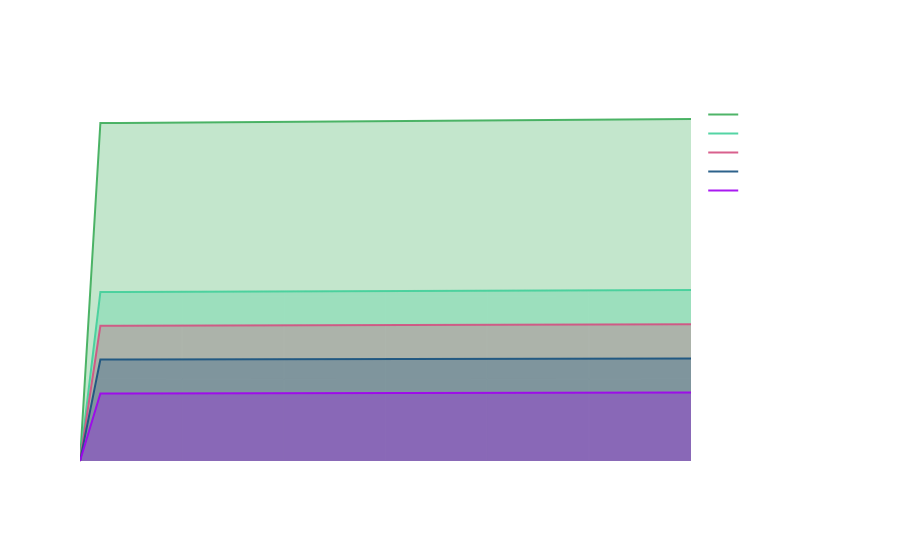

Source (notebook cell):
### Code cell
import plotly.graph_objects as go
import numpy as np

days_values_pairs = [(a, b) for a, b in results]

# Sort the pairs based on the area
sorted_pairs = sorted(days_values_pairs, key=lambda pair: np.trapz(pair[1], pair[0]))[::-1]

# Create a Plotly figure
fig = go.Figure()

for days, values in sorted_pairs:
    # Approximate area under the curve using the trapezoidal rule
    area = np.trapz(values, days)

    # Choose a line color
    red_value = np.random.randint(0, 256)
    green_value = np.random.randint(0, 256)
    blue_value = np.random.randint(0, 256)
    transparency = '0.5'
    line_color = f'rgba({red_value}, {green_value}, {blue_value}, {transparency})'

    # Add a filled area under the curve trace
    fig.add_trace(go.Scatter(
        x=days + days[::-1],  # Create a closed loop for the filled area
        y=values + [0] * len(values),  # Include zero values to create the closed loop
        fill='toself',  # Fill the area to itself
        fillcolor=f'rgba({red_value}, {green_value}, {blue_value}, {0.3})',  # Set fill color to match the line color
        mode='none',
        showlegend=False  # Do not show legend for the filled area
    ))

    # Add a line trace
    fig.add_trace(go.Scatter(
        x=days,
        y=values,
        mode='lines',
        name=f'Time Series - Area: {area:.2f}',
        line=dict(color=f'rgba({red_value}, {green_value}, {blue_value}, {0.9})')  # Set line color
    ))

fig.update_layout(
    title='Multiple Time Series Plots with Shaded Area Below and Line Above',
    xaxis_title='Day',
    yaxis_title='Value',
    paper_bgcolor='rgba(0,0,0,0)',  # Set background color to black with no opacity
    plot_bgcolor='rgba(0,0,0,0)',  # Set plot area color to black with no opacity
    font=dict(color='white'),  # Set font color to white
)

# Show the plot
fig.show()

### Figure 1 — Plotly figure (JSON) as saved in the notebook; plotly's stock layout.template omitted (floating-point values rounded to 4 significant figures)
{"data": [{"fill": "toself", "fillcolor": "rgba(59, 172, 88, 0.3)", "mode": "none", "showlegend": false, "type": "scatter", "x": [0, 1, 2, 3, 4, 5, 6, 7, 8, 9, 10, 11, 12, 13, 14, 15, 16, 17, 18, 19, 20, 21, 22, 23, 24, 25, 26, 27, 28, 29, 30, 30, 29, 28, 27, 26, 25, 24, 23, 22, 21, 20, 19, 18, 17, 16, 15, 14, 13, 12, 11, 10, 9, 8, 7, 6, 5, 4, 3, 2, 1, 0], "y": [0, 2.055, 2.056, 2.056, 2.057, 2.058, 2.059, 2.06, 2.061, 2.062, 2.062, 2.063, 2.064, 2.065, 2.066, 2.067, 2.067, 2.068, 2.069, 2.07, 2.071, 2.072, 2.073, 2.073, 2.074, 2.075, 2.076, 2.077, 2.078, 2.079, 2.079, 0, 0, 0, 0, 0, 0, 0, 0, 0, 0, 0, 0, 0, 0, 0, 0, 0, 0, 0, 0, 0, 0, 0, 0, 0, 0, 0, 0, 0, 0, 0]}, {"line": {"color": "rgba(59, 172, 88, 0.9)"}, "mode": "lines", "name": "Time Series - Area: 60.97", "type": "scatter", "x": [0, 1, 2, 3, 4, 5, 6, 7, 8, 9, 10, 11, 12, 13, 14, 15, 16, 17, 18, 19, 20, 21, 22, 23, 24, 25, 26, 27, 28, 29, 30], "y": [0, 2.055, 2.056, 2.056, 2.057, 2.058, 2.059, 2.06, 2.061, 2.062, 2.062, 2.063, 2.064, 2.065, 2.066, 2.067, 2.067, 2.068, 2.069, 2.07, 2.071, 2.072, 2.073, 2.073, 2.074, 2.075, 2.076, 2.077, 2.078, 2.079, 2.079]}, {"fill": "toself", "fillcolor": "rgba(66, 208, 155, 0.3)", "mode": "none", "showlegend": false, "type": "scatter", "x": [0, 1, 2, 3, 4, 5, 6, 7, 8, 9, 10, 11, 12, 13, 14, 15, 16, 17, 18, 19, 20, 21, 22, 23, 24, 25, 26, 27, 28, 29, 30, 30, 29, 28, 27, 26, 25, 24, 23, 22, 21, 20, 19, 18, 17, 16, 15, 14, 13, 12, 11, 10, 9, 8, 7, 6, 5, 4, 3, 2, 1, 0], "y": [0, 1.027, 1.028, 1.028, 1.029, 1.029, 1.03, 1.03, 1.03, 1.031, 1.031, 1.032, 1.032, 1.032, 1.033, 1.033, 1.034, 1.034, 1.035, 1.035, 1.035, 1.036, 1.036, 1.037, 1.037, 1.038, 1.038, 1.038, 1.039, 1.039, 1.04, 0, 0, 0, 0, 0, 0, 0, 0, 0, 0, 0, 0, 0, 0, 0, 0, 0, 0, 0, 0, 0, 0, 0, 0, 0, 0, 0, 0, 0, 0, 0]}, {"line": {"color": "rgba(66, 208, 155, 0.9)"}, "mode": "lines", "name": "Time Series - Area: 30.49", "type": "scatter", "x": [0, 1, 2, 3, 4, 5, 6, 7, 8, 9, 10, 11, 12, 13, 14, 15, 16, 17, 18, 19, 20, 21, 22, 23, 24, 25, 26, 27, 28, 29, 30], "y": [0, 1.027, 1.028, 1.028, 1.029, 1.029, 1.03, 1.03, 1.03, 1.031, 1.031, 1.032, 1.032, 1.032, 1.033, 1.033, 1.034, 1.034, 1.035, 1.035, 1.035, 1.036, 1.036, 1.037, 1.037, 1.038, 1.038, 1.038, 1.039, 1.039, 1.04]}, {"fill": "toself", "fillcolor": "rgba(212, 79, 129, 0.3)", "mode": "none", "showlegend": false, "type": "scatter", "x": [0, 1, 2, 3, 4, 5, 6, 7, 8, 9, 10, 11, 12, 13, 14, 15, 16, 17, 18, 19, 20, 21, 22, 23, 24, 25, 26, 27, 28, 29, 30, 30, 29, 28, 27, 26, 25, 24, 23, 22, 21, 20, 19, 18, 17, 16, 15, 14, 13, 12, 11, 10, 9, 8, 7, 6, 5, 4, 3, 2, 1, 0], "y": [0, 0.8219, 0.8223, 0.8226, 0.8229, 0.8233, 0.8236, 0.8239, 0.8243, 0.8246, 0.825, 0.8253, 0.8256, 0.826, 0.8263, 0.8267, 0.827, 0.8273, 0.8277, 0.828, 0.8284, 0.8287, 0.829, 0.8294, 0.8297, 0.8301, 0.8304, 0.8307, 0.8311, 0.8314, 0.8318, 0, 0, 0, 0, 0, 0, 0, 0, 0, 0, 0, 0, 0, 0, 0, 0, 0, 0, 0, 0, 0, 0, 0, 0, 0, 0, 0, 0, 0, 0, 0]}, {"line": {"color": "rgba(212, 79, 129, 0.9)"}, "mode": "lines", "name": "Time Series - Area: 24.39", "type": "scatter", "x": [0, 1, 2, 3, 4, 5, 6, 7, 8, 9, 10, 11, 12, 13, 14, 15, 16, 17, 18, 19, 20, 21, 22, 23, 24, 25, 26, 27, 28, 29, 30], "y": [0, 0.8219, 0.8223, 0.8226, 0.8229, 0.8233, 0.8236, 0.8239, 0.8243, 0.8246, 0.825, 0.8253, 0.8256, 0.826, 0.8263, 0.8267, 0.827, 0.8273, 0.8277, 0.828, 0.8284, 0.8287, 0.829, 0.8294, 0.8297, 0.8301, 0.8304, 0.8307, 0.8311, 0.8314, 0.8318]}, {"fill": "toself", "fillcolor": "rgba(23, 82, 127, 0.3)", "mode": "none", "showlegend": false, "type": "scatter", "x": [0, 1, 2, 3, 4, 5, 6, 7, 8, 9, 10, 11, 12, 13, 14, 15, 16, 17, 18, 19, 20, 21, 22, 23, 24, 25, 26, 27, 28, 29, 30, 30, 29, 28, 27, 26, 25, 24, 23, 22, 21, 20, 19, 18, 17, 16, 15, 14, 13, 12, 11, 10, 9, 8, 7, 6, 5, 4, 3, 2, 1, 0], "y": [0, 0.6164, 0.6167, 0.6169, 0.6172, 0.6175, 0.6177, 0.618, 0.6182, 0.6185, 0.6187, 0.619, 0.6192, 0.6195, 0.6197, 0.62, 0.6202, 0.6205, 0.6208, 0.621, 0.6213, 0.6215, 0.6218, 0.622, 0.6223, 0.6225, 0.6228, 0.6231, 0.6233, 0.6236, 0.6238, 0, 0, 0, 0, 0, 0, 0, 0, 0, 0, 0, 0, 0, 0, 0, 0, 0, 0, 0, 0, 0, 0, 0, 0, 0, 0, 0, 0, 0, 0, 0]}, {"line": {"color": "rgba(23, 82, 127, 0.9)"}, "mode": "lines", "name": "Time Series - Area: 18.29", "type": "scatter", "x": [0, 1, 2, 3, 4, 5, 6, 7, 8, 9, 10, 11, 12, 13, 14, 15, 16, 17, 18, 19, 20, 21, 22, 23, 24, 25, 26, 27, 28, 29, 30], "y": [0, 0.6164, 0.6167, 0.6169, 0.6172, 0.6175, 0.6177, 0.618, 0.6182, 0.6185, 0.6187, 0.619, 0.6192, 0.6195, 0.6197, 0.62, 0.6202, 0.6205, 0.6208, 0.621, 0.6213, 0.6215, 0.6218, 0.622, 0.6223, 0.6225, 0.6228, 0.6231, 0.6233, 0.6236, 0.6238]}, {"fill": "toself", "fillcolor": "rgba(160, 2, 240, 0.3)", "mode": "none", "showlegend": false, "type": "scatter", "x": [0, 1, 2, 3, 4, 5, 6, 7, 8, 9, 10, 11, 12, 13, 14, 15, 16, 17, 18, 19, 20, 21, 22, 23, 24, 25, 26, 27, 28, 29, 30, 30, 29, 28, 27, 26, 25, 24, 23, 22, 21, 20, 19, 18, 17, 16, 15, 14, 13, 12, 11, 10, 9, 8, 7, 6, 5, 4, 3, 2, 1, 0], "y": [0, 0.411, 0.4111, 0.4113, 0.4115, 0.4116, 0.4118, 0.412, 0.4121, 0.4123, 0.4125, 0.4127, 0.4128, 0.413, 0.4132, 0.4133, 0.4135, 0.4137, 0.4138, 0.414, 0.4142, 0.4143, 0.4145, 0.4147, 0.4149, 0.415, 0.4152, 0.4154, 0.4155, 0.4157, 0.4159, 0, 0, 0, 0, 0, 0, 0, 0, 0, 0, 0, 0, 0, 0, 0, 0, 0, 0, 0, 0, 0, 0, 0, 0, 0, 0, 0, 0, 0, 0, 0]}, {"line": {"color": "rgba(160, 2, 240, 0.9)"}, "mode": "lines", "name": "Time Series - Area: 12.19", "type": "scatter", "x": [0, 1, 2, 3, 4, 5, 6, 7, 8, 9, 10, 11, 12, 13, 14, 15, 16, 17, 18, 19, 20, 21, 22, 23, 24, 25, 26, 27, 28, 29, 30], "y": [0, 0.411, 0.4111, 0.4113, 0.4115, 0.4116, 0.4118, 0.412, 0.4121, 0.4123, 0.4125, 0.4127, 0.4128, 0.413, 0.4132, 0.4133, 0.4135, 0.4137, 0.4138, 0.414, 0.4142, 0.4143, 0.4145, 0.4147, 0.4149, 0.415, 0.4152, 0.4154, 0.4155, 0.4157, 0.4159]}], "layout": {"font": {"color": "white"}, "paper_bgcolor": "rgba(0,0,0,0)", "plot_bgcolor": "rgba(0,0,0,0)", "title": {"text": "Multiple Time Series Plots with Shaded Area Below and Line Above"}, "xaxis": {"title": {"text": "Day"}}, "yaxis": {"title": {"text": "Value"}}}}
